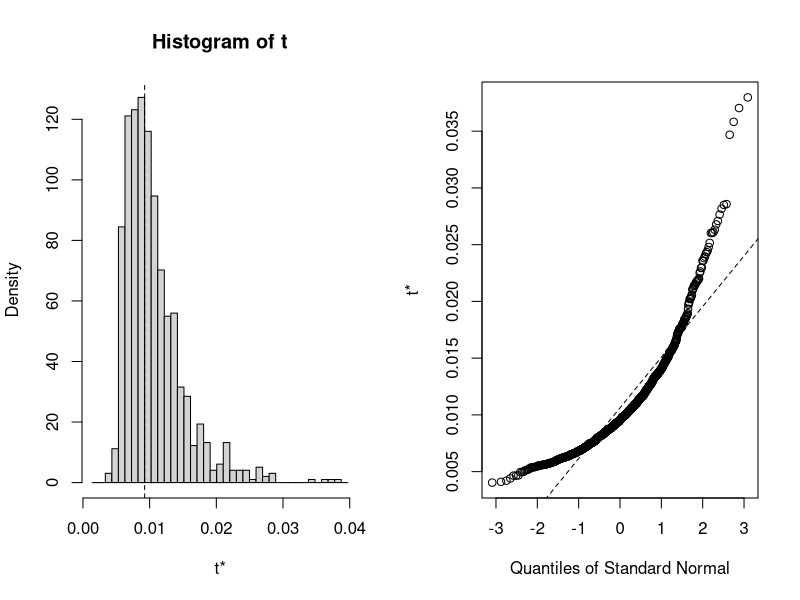
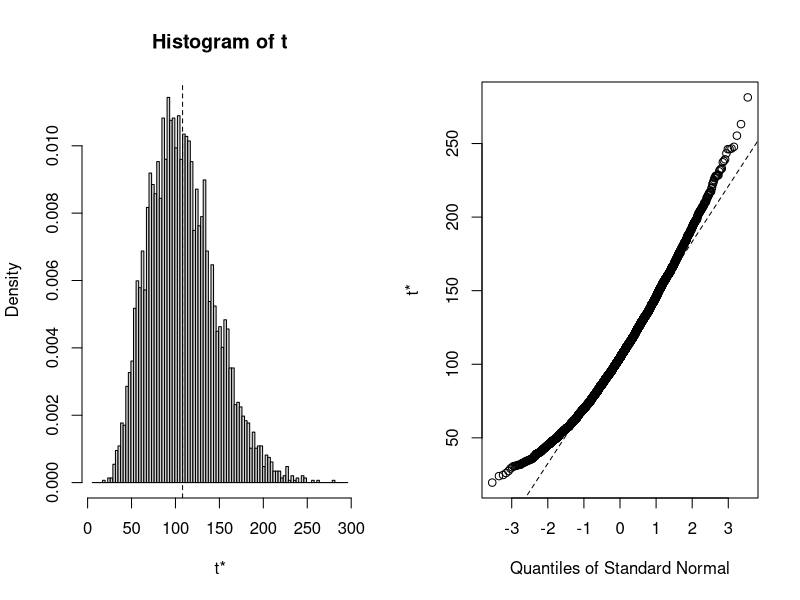
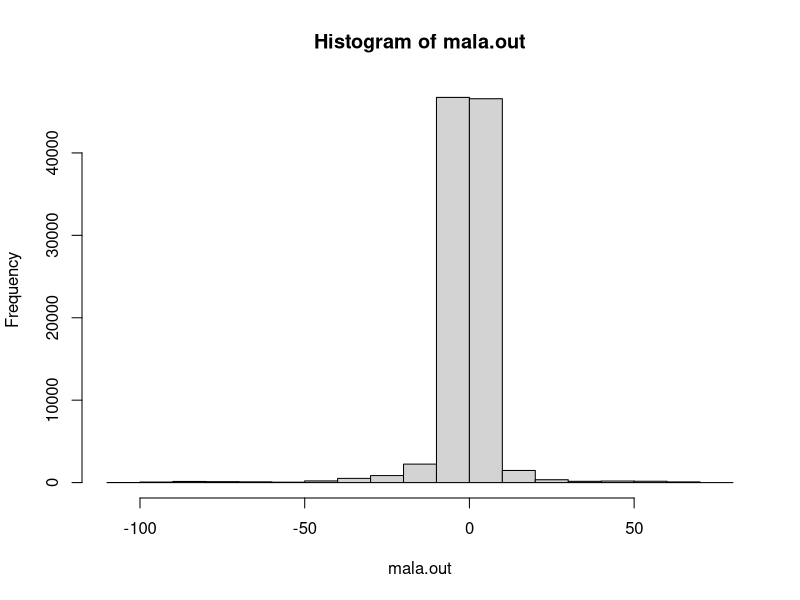
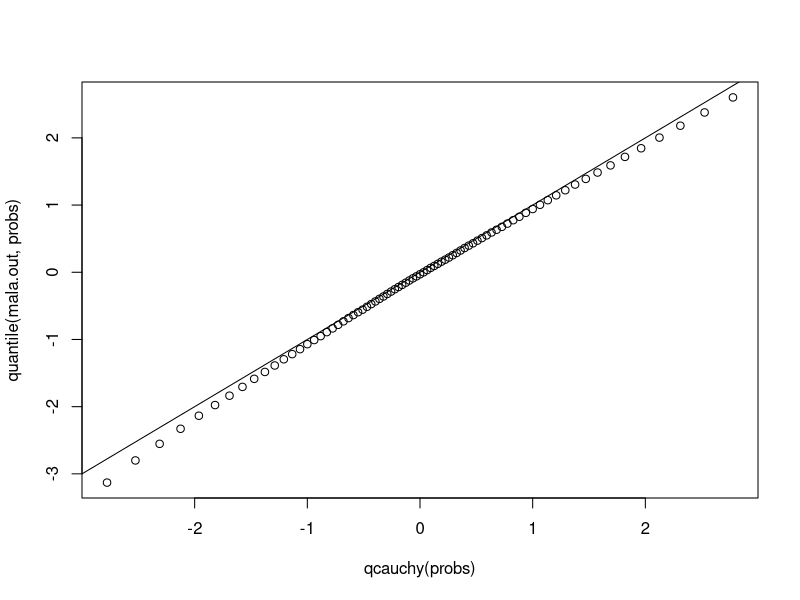
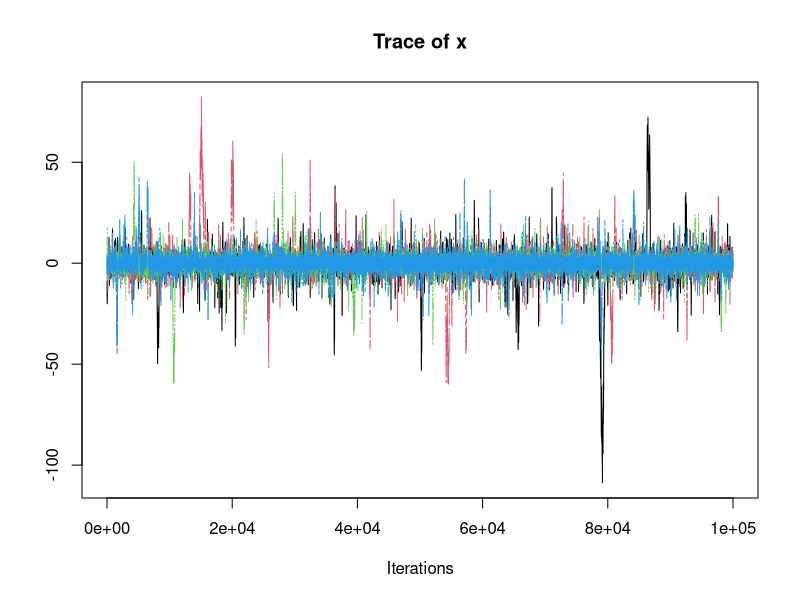
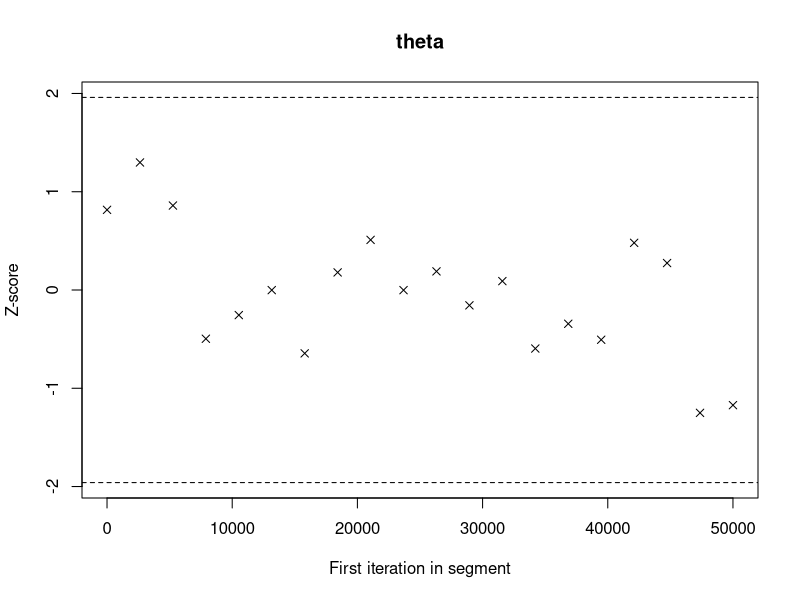
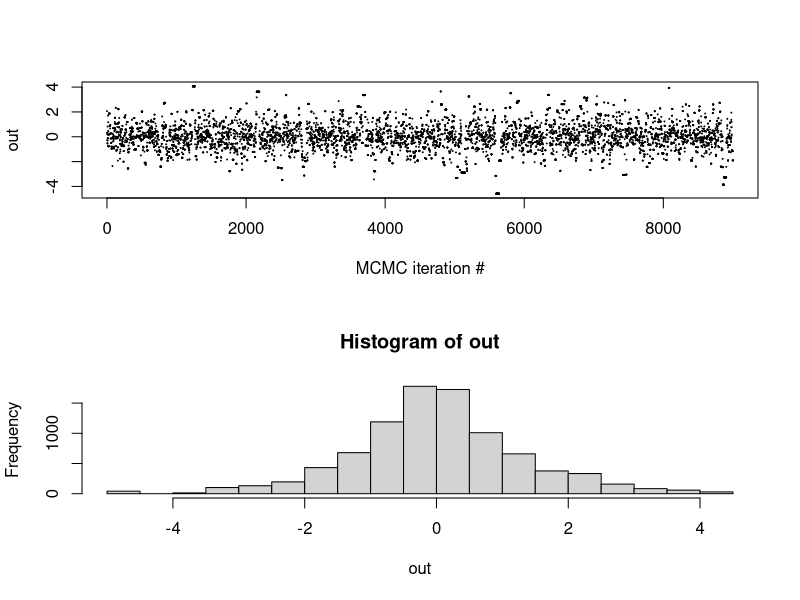
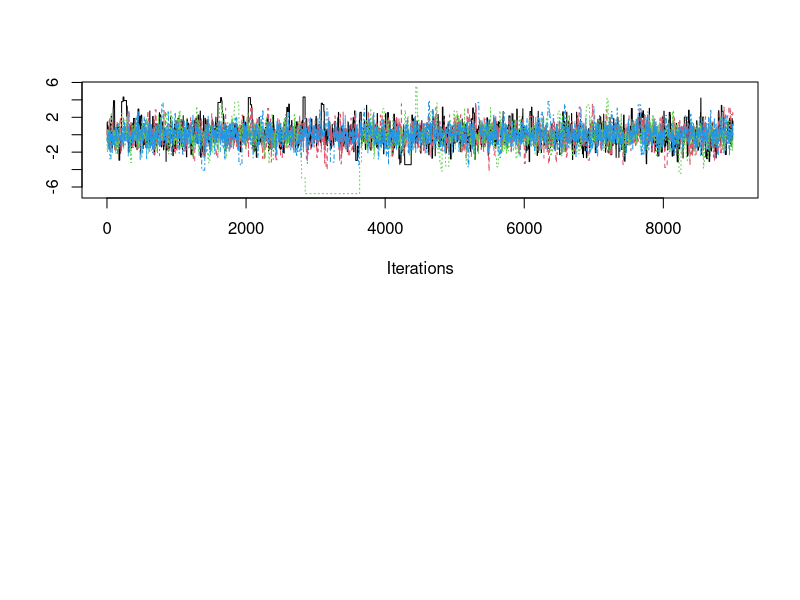

Write R code to recreate these figures, in order.
## ---- chunk 1
rm(list = ls())
## ---- chunk 2
library(boot)

# MLE for hazard rate of exponential distributed data
mle <- function(data, i) {
  return(length(data[i])/sum(data[i]))
}

# bootstrapping with 1000 replications
results <- boot(data=aircondit$hours, statistic = mle, R=1000)

# view results
results
plot(results)

# get 95% confidence interval
boot.ci(results, type=c("bca", "norm", "perc"))
## ---- chunk 3
# MLE for hazard rate of exponential distributed data
meantimeest <- function(data, i) {
  rate <- length(data[i])/sum(data[i])
  return(1/rate)
}

# bootstrapping with 1000 replications
results <- boot(data=aircondit$hours, statistic = meantimeest, R=5000)

# view results
results
plot(results)

# get 95% confidence interval
boot.ci(results, type=c("norm", "basic", "perc", "bca"))
## ---- chunk 4
# 1-d MALA method from the lectures

oneDMALA <- function(lp_grad, 
                     theta1 = 0.0,
                     Delta = 0.5,
                     n.iter=10000){
  
  # storage
  out <- numeric(n.iter)
  out[1] <- theta1
  old.lpg <- lp_grad(theta1)
  
  Nacc <- 0
  
  for( i in 2:n.iter){
    # proposal
    thetaStar <- out[i-1] + 0.5*Delta*old.lpg$grad +
      sqrt(Delta)*rnorm(1)
    # new eval at proposal
    new.lpg <- lp_grad(thetaStar)
    
    # proposal density forward
    lqf <- dnorm(thetaStar,mean = out[i-1] + 0.5*Delta*old.lpg$grad,
                 sd = sqrt(Delta),log=TRUE)
    # proposal density backward
    lqb <- dnorm(out[i-1],mean = thetaStar + 0.5*Delta*new.lpg$grad,
                 sd = sqrt(Delta),log=TRUE)
    
    # accept probability
    alpha <- exp(min(0.0,
                     new.lpg$lp + lqb # numerator
                     -old.lpg$lp - lqf # denominator
    ))
    
    if(runif(1)<alpha && is.finite(alpha)){
      out[i] <- thetaStar
      old.lpg <- new.lpg
      Nacc <- Nacc + 1
    } else {
      out[i] <- out[i-1]
    }
    
  } # main iteration loop
  print(paste0("MALA done, accept rate :",Nacc/(n.iter-1)))
  return(out)
} # function


# target function
lpg <- function(x){
  return(list(lp=-log(1.0+x^2), #no need for normalizing constant 
              grad=-2.0*x/(1.0+x^2)))
}

# try algorithm (change initial condition and sigma for illustration)
mala.out <- oneDMALA(lp_grad=lpg,theta1=rcauchy(1),Delta=4.0,n.iter = 100000)
# Histogram
hist(mala.out)
# plot mcmc quantiles against theoretical deciles
par(mfrow=c(1,1))
probs <- 0.01*(11:89)
plot(qcauchy(probs),quantile(mala.out,probs))
abline(0,1)
# looks quite good, note, tails very difficult to get properly represented
## ---- chunk 5
###--- Problem 11.3 (Rizzo)
library(coda) # mcmc utilites
# now run a few more chains to be able to run proper tests

mcmc1 <- mcmc(mala.out)
varnames(mcmc1)<- 'x'
mala.out <- oneDMALA(lp_grad=lpg,theta1=rcauchy(1),Delta=4.0,n.iter = 100000)
mcmc2 <- mcmc(mala.out)
varnames(mcmc2)<- 'x'
mala.out <- oneDMALA(lp_grad=lpg,theta1=rcauchy(1),Delta=4.0,n.iter = 100000)
mcmc3 <- mcmc(mala.out)
varnames(mcmc3)<- 'x'
mala.out <- oneDMALA(lp_grad=lpg,theta1=rcauchy(1),Delta=4.0,n.iter = 100000)
mcmc4 <- mcmc(mala.out)
varnames(mcmc4)<- 'x'

ml <- mcmc.list(mcmc1,mcmc2,mcmc3,mcmc4)

effectiveSize(ml)
# not super-good due to the heavy tails 
traceplot(ml)
# look at trace plot
geweke.diag(ml)
# borderline OK
gelman.diag(ml)
# borderline OK
## ---- chunk 6
# Geweke (single chain test)
#
# make an mcmc object used by the coda package
chain.mcmc <- mcmc(data=mala.out)
varnames(chain.mcmc) <- "theta"
# returns z-score (to be compared two-sided with standard normal)
geweke.diag(chain.mcmc)
# check if we should discard more burn-in
geweke.plot(chain.mcmc) 
## ---- chunk 7
# general 1d Gaussian proposal random walk MH
oneD.RWMH <- function(prob,
                     sigma=1.3,
                     theta1=0.0,
                     n.iter=10000){
  # space for output
  output <- numeric(n.iter)
  # first iterate given
  output[1] <- theta1
  # Calculate probability of theta 1
  p.old <- prob(theta1)
  # main iteration loop
  for(t in 2:n.iter){
    # proposal
    thetaStar <- output[t-1] + rnorm(1,sd=sigma)
    # accept probability, for numerical stability we compute
    p.star <- prob(thetaStar)
    # the log-accept prob, and then take exp
    alpha <- min(1,p.star/p.old)
    # accept/reject step
    if(runif(1)<alpha && is.finite(alpha)){
      output[t] <- thetaStar
    } else {
      output[t] <- output[t-1]
    }
  }
print(paste0("RWMH done, accept prob : ",mean(abs(diff(output))>1.0e-14)))
  return(output[1000:length(output)])
} 

laplace <- function(x){return(0.5*exp(-abs(x)))}

# try algorithm (change initial condition and sigma for illustration)
out <- oneD.RWMH(laplace, theta1 = 0.0, sigma=1.3)
par(mfrow=c(2,1))
plot(1:length(out),out,pch=20,cex=0.1,xlab="MCMC iteration #")
hist(out)
## ---- chunk 8
ESS <- function(x){ return(as.numeric(coda::effectiveSize(x))) }
ESS(out)
ESS(out)/length(out)

# run more chains for diagnostics

mcmc1 <- mcmc(oneD.RWMH(laplace))
mcmc2 <- mcmc(oneD.RWMH(laplace))
mcmc3 <- mcmc(oneD.RWMH(laplace))
mcmc4 <- mcmc(oneD.RWMH(laplace))

ml <- mcmc.list(mcmc1,mcmc2,mcmc3,mcmc4)

effectiveSize(ml)
# quite OK
traceplot(ml)
# look at trace plot
geweke.diag(ml)
# OK
gelman.diag(ml)
# OK

## ---- chunk 9
#
# convergence tests 
#
library(coda)
#
# Geweke (single chain test)
#
# make an mcmc object used by the coda package
chain.mcmc <- mcmc(data=out)
varnames(chain.mcmc) <- "theta"
# returns z-score (to be compared two-sided with standard normal)
geweke.diag(chain.mcmc)
# check if we should discard more burn-in
geweke.plot(chain.mcmc) 
## ---- chunk 10
################################################################
###--- Problem 1

# from exercise set
# simulate data
set.seed(123)
n <- 100
x <- runif(n,min=-1)
y <- rexp(n,rate=1.0/exp(0.4+0.5*x))

# log-target distribution (theta=(alpha,beta))
lp <- function(theta){
  alpha <- theta[1]
  beta <- theta[2]
  log.like <- sum(dexp(y,rate=1.0/exp(alpha+beta*x),log=TRUE))
  log.prior <- dnorm(alpha,sd=10.0,log=TRUE) + dnorm(beta,sd=10.0,log=TRUE)
  return(log.like+log.prior)
}
# end from exercise set


#
#  point 1,a)
#

# bivariate RWMH method (from exercise set 7)
twoDRWMH <- function(lprob, # log-probability density kernel
                     Sigma=diag(2), # default proposal covariance = identity matrix
                     theta1=c(0.0,0.0), # default initial configuration
                     n.iter=10000){
  # allocate output space
  out <- matrix(0.0,n.iter,2)
  out[1,] <- theta1
  
  # store old lprob
  lp.old <- lprob(theta1)
  
  # cholesky factorization of Sigma for fast sampling
  L <- t(chol(Sigma)) #lower triangular factor
  
  # accept counter
  Nacc <- 0
  # main iteration loop
  for(i in 2:n.iter){
    # proposal
    thetaStar <- out[(i-1),] + L%*%rnorm(2)
    
    # evaluate
    lp.star <- lprob(thetaStar)
    
    # accept prob
    alpha <- exp(min(0.0,lp.star-lp.old))
    
    # accept/reject
    if(runif(1)<alpha && is.finite(alpha)){
      # accept
      out[i,] <- thetaStar
      lp.old <- lp.star
      Nacc <- Nacc+1
    } else {
      out[i,] <- out[(i-1),]      
    }
  } # main iteration loop
  
  print(paste0("RWMH done, accept rate : ",Nacc/(n.iter-1)))
  return(out)
} # function

# initial run to get a reasonable estimate of the covariance
sim <- twoDRWMH(lprob = lp)
init.theta <- colMeans(sim)
init.cov <- cov(sim)

# main run 
#
sim <- twoDRWMH(lprob = lp,Sigma = 4.0*init.cov, theta1=init.theta)
colnames(sim) <- c("alpha","beta")
mcmc1 <- mcmc(sim)
## ---- chunk 11
#
# point 1.b)
#

# check trace plots
par(mfrow=c(2,1))
traceplot(mcmc1)
# removing burn in does not seem neccessary, as we already started
# the last MCMC run close to the posterior mean

# check diagnostics and ESS
effectiveSize(mcmc1)
geweke.diag(mcmc1)
# all look OK, with ESS>1000
## ---- chunk 12
#
# 1.c)
#

# predictive mean distribution
Eystar <- exp(mcmc1[,1]+0.5*mcmc1[,2])
par(mfrow=c(1,1))
hist(Eystar)
mean(Eystar)
sd(Eystar)
## ---- chunk 13
#
# 1.d)
#
# predictive distribution of new observation
ystar <- Eystar*rexp(length(Eystar))
hist(ystar)
mean(ystar)
sd(ystar)
# sought probability
mean(ystar>5.0)
